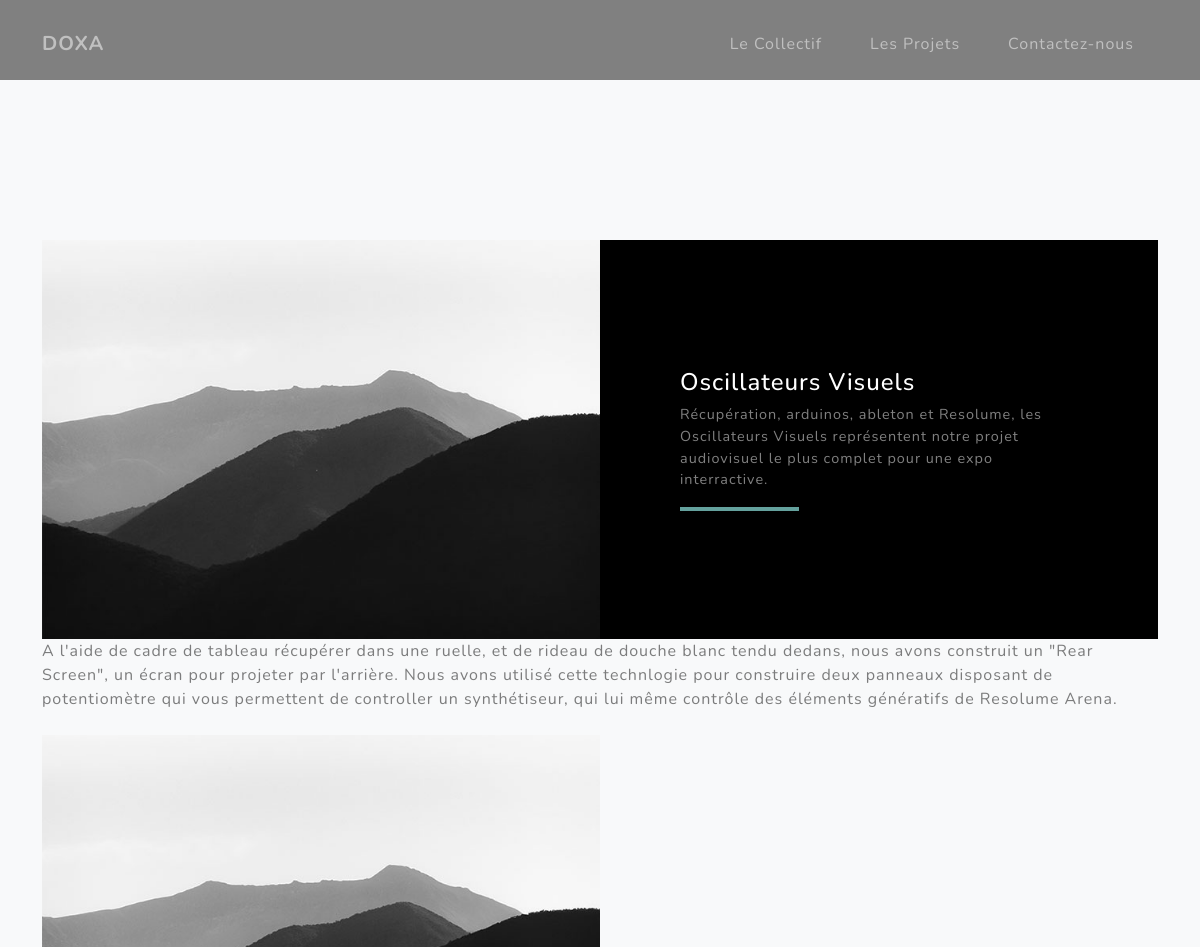
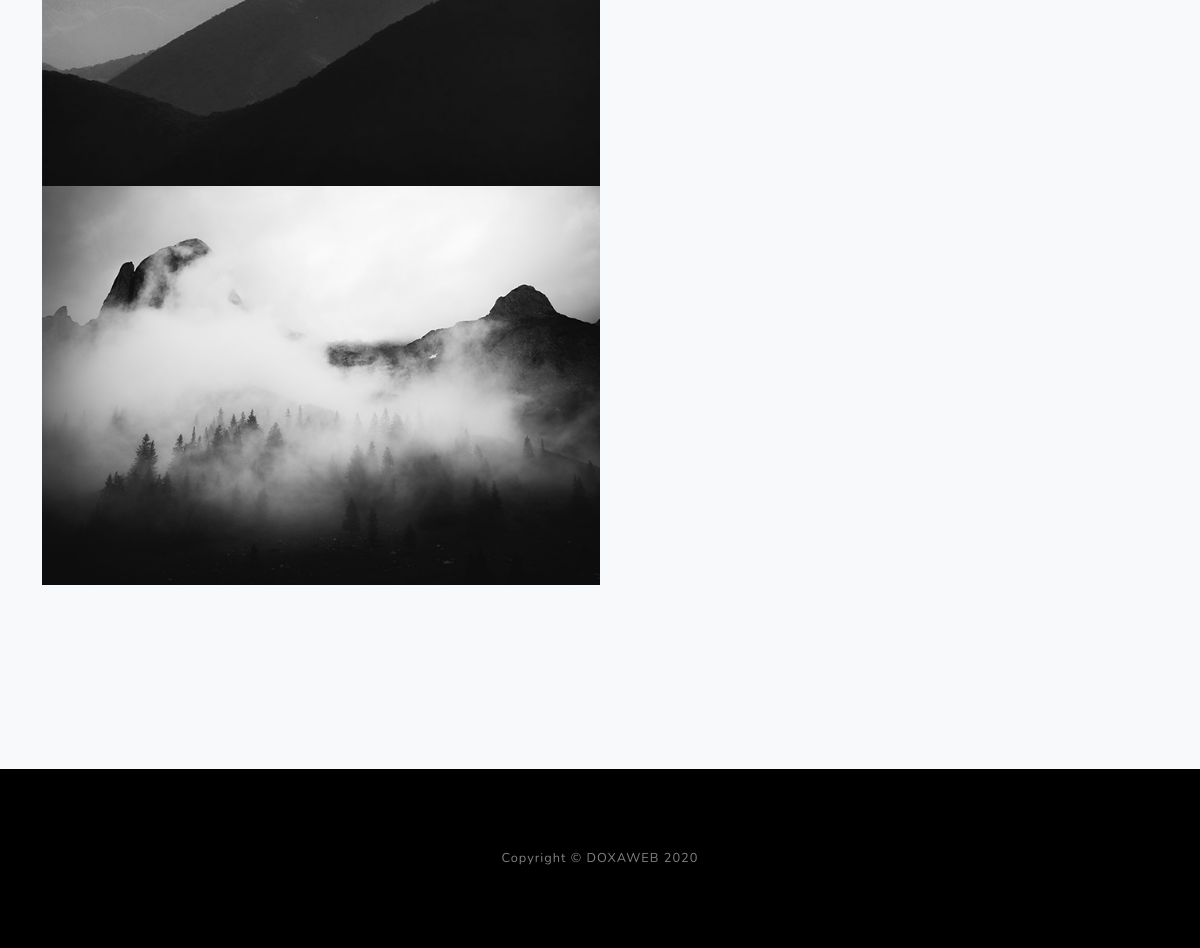
The app's page /project/1 with its own data (2 pictures, top to bottom).
### doxaweb_app/models.py (models this page shows)
class Project(db.Model):
    id = db.Column(db.Integer, primary_key=True)
    title = db.Column(db.String(20), unique=True, nullable=False)
    short_description = db.Column(db.String(120), unique=False, nullable=False)
    description = db.Column(db.String(1000), unique=False, nullable=False)
    link = db.Column(db.String(100), unique=False, nullable=False)
    img = db.Column(db.String(100), unique=False, nullable=False)

### doxaweb_app/routes.py (the view)
@app.route("/project/<project_id>")
def project(project_id):
    project = Project.query.filter_by(id=project_id).first()
    print(project)
    return render_template("project.html", project=project)

### doxaweb_app/templates/project.html
{% extends("layout.html") %}
{% block content %}
<header style="background-color: grey; height: 80px;">
</header>
<section class="projects-section bg-light" id="projects">
    <div class="container">
        <div class="row justify-content-center no-gutters mb-5 mb-lg-0">
            <div class="col-lg-6"><img class="img-fluid" src="{{url_for('static', filename='assets/img/demo-image-01.jpg') }}" alt="" /></div>
            <div class="col-lg-6">
                <div class="bg-black text-center h-100 project">
                    <div class="d-flex h-100">
                        <div class="project-text w-100 my-auto text-center text-lg-left">
                            <h4 class="text-white">{{project.title}}</h4>
                            <p class="mb-0 text-white-50">{{project.short_description}}</p>
                            <hr class="d-none d-lg-block mb-0 ml-0" />
                        </div>
                    </div>
                </div>
            </div>
        </div>
    <p class="mb-0 text-black-50">{{project.description}}</p>
    {% for img in project.img.split(',') %}
    <div class="row justify-content-center no-gutters mb-5 mb-lg-0">
        <div class="col-lg-6"><img class="img-fluid" src="{{url_for('static', filename='assets/img/' ~ img) }}" alt="" /></div>
        <div class="col-lg-6">
        </div>
    </div>
    {% endfor %}
    </div>
</section>
{% endblock %}

### doxaweb_app/templates/layout.html (shortened to what this page needs)
<!DOCTYPE html>
<html lang="fr">
    <head>
        <link href="{{ url_for('static', filename='css/styles.css') }}" rel="stylesheet" />
    </head>
    <body id="page-top">
        <nav class="navbar navbar-expand-lg navbar-light fixed-top" id="mainNav">
            <div class="container">
                <a class="navbar-brand js-scroll-trigger" href="{{url_for('home')}}">DOXA</a>
                <div class="collapse navbar-collapse" id="navbarResponsive">
                    <ul class="navbar-nav ml-auto">
                        <li class="nav-item"><a class="nav-link js-scroll-trigger" href="#about">Le Collectif</a></li>
                        <li class="nav-item"><a class="nav-link js-scroll-trigger" href="#projects">Les Projets</a></li>
                        <li class="nav-item"><a class="nav-link js-scroll-trigger" href="#signup">Contactez-nous</a></li>
                    </ul>
                </div>
            </div>
        </nav>
        {% block content %}
        {% endblock %}
        <footer class="footer bg-black small text-center text-white-50"><div class="container">Copyright © DOXAWEB 2020</div></footer>
    </body>
</html>

### records on screen
Project: title "Oscillateurs Visuels", short_description "Récupération, arduinos, ableton et Resolume, les Oscillateurs Visuels représentent notre projet audiovisuel le plus complet pour une expo interractive.", description "A l'aide de cadre de tableau récupérer dans une ruelle, et de rideau de douche blanc tendu dedans, nous avons construit un \"Rear Screen\", un écran pour projeter par l'arrière. Nous avons utilisé cette technlogie pour construire deux panneaux disposant de potentiomètre qui vous permettent de controller un synthétiseur, qui lui même contrôle des éléments génératifs de Resolume Arena."
